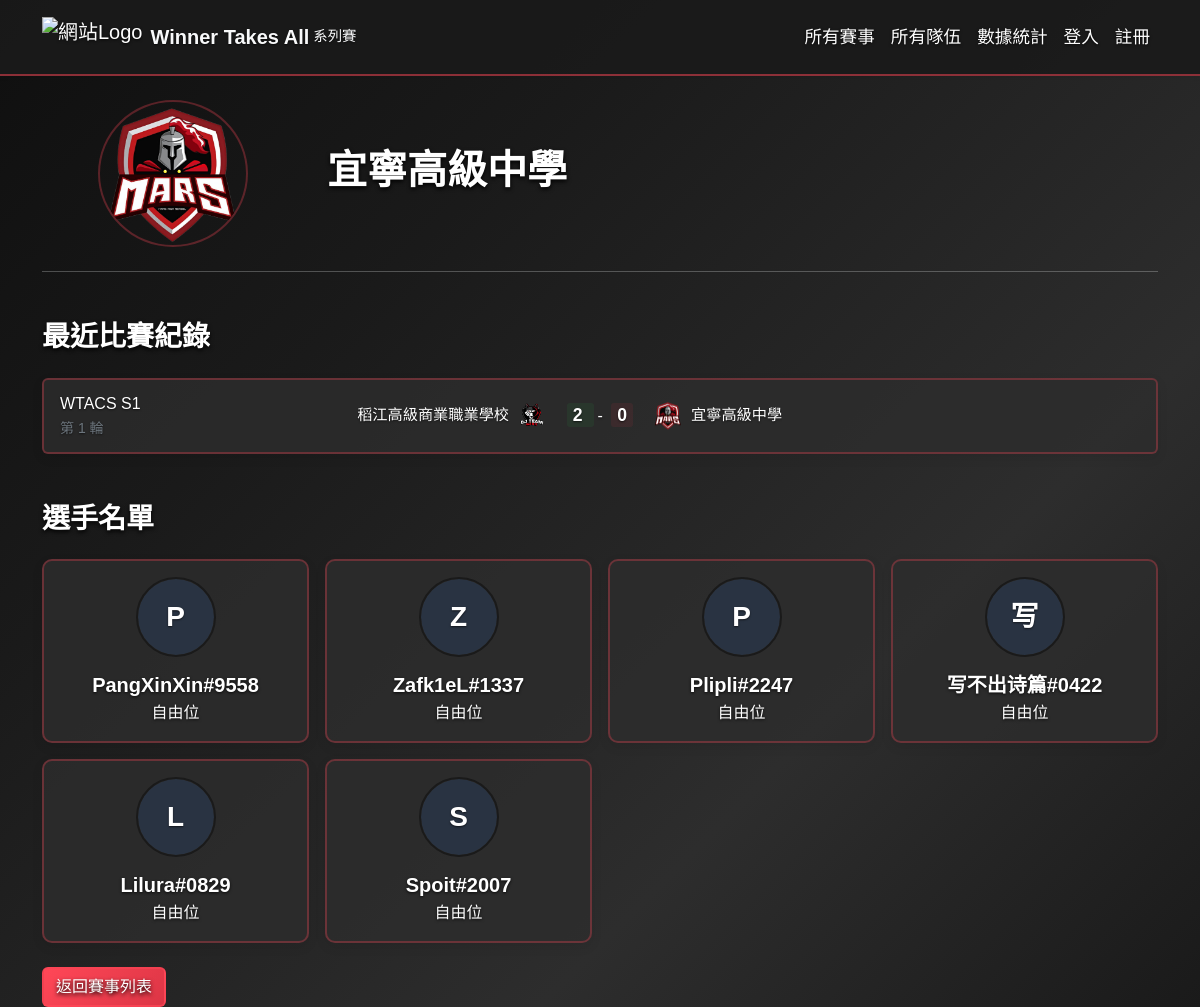
The page /teams/28/ on the database as committed earlier.
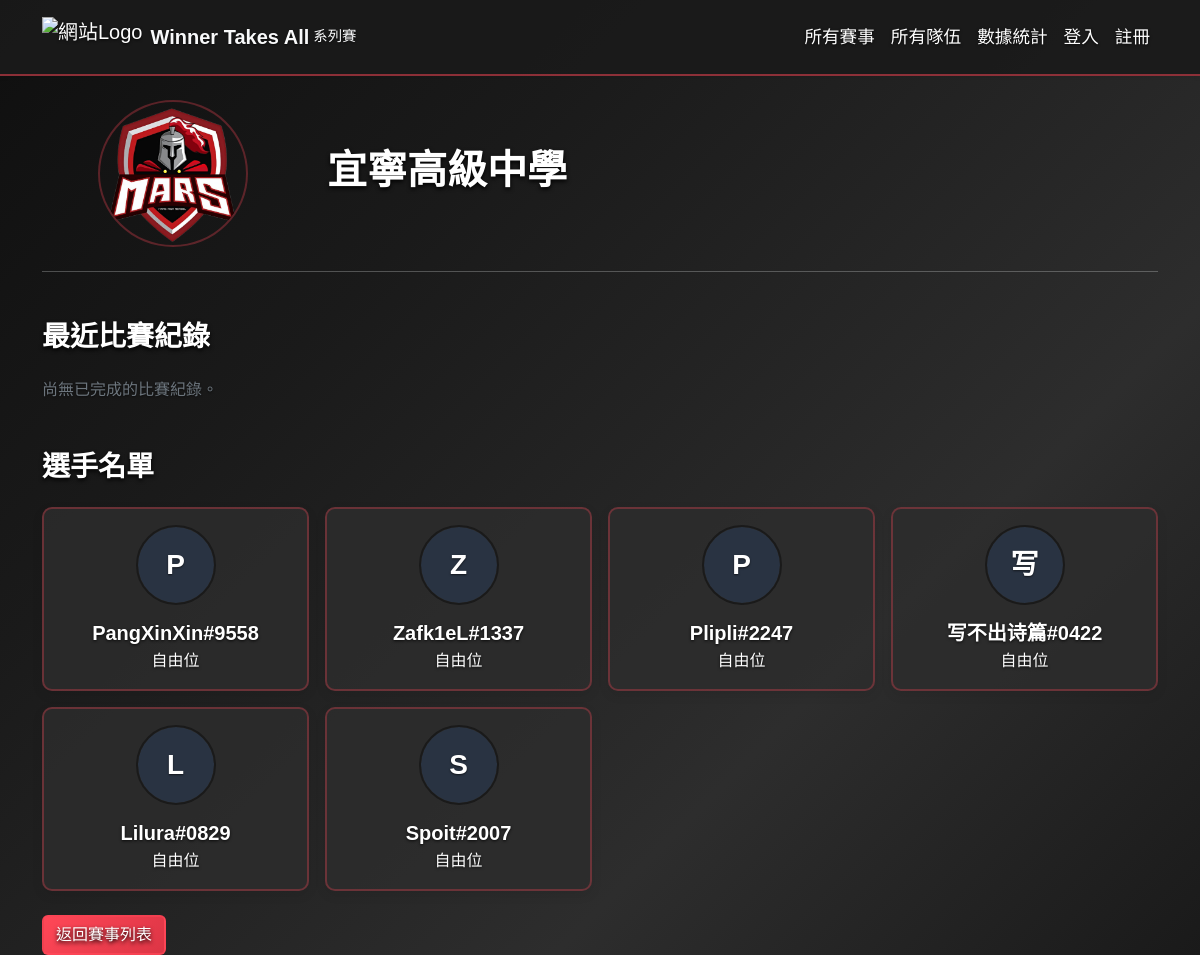
The same page on the database as committed later.
### tournaments/models.py (models this page shows, shortened)
class Match(models.Model):
    tournament = models.ForeignKey(Tournament, on_delete=models.CASCADE, related_name='matches', verbose_name="所屬賽事")
    round_number = models.PositiveIntegerField(verbose_name="比賽輪次")
    map = models.CharField(max_length=100, blank=True, null=True, verbose_name="地圖")
    team1 = models.ForeignKey(Team, on_delete=models.SET_NULL, null=True, related_name='matches_as_team1', verbose_name="隊伍一")
    team2 = models.ForeignKey(Team, on_delete=models.SET_NULL, null=True, related_name='matches_as_team2', verbose_name="隊伍二")
    team1_score = models.PositiveIntegerField(default=0, verbose_name="隊伍一得分")
    team2_score = models.PositiveIntegerField(default=0, verbose_name="隊伍二得分")
    winner = models.ForeignKey(Team, on_delete=models.SET_NULL, null=True, blank=True, related_name='won_matches', verbose_name="勝者")
    match_time = models.DateTimeField(null=True, blank=True, verbose_name="預計比賽時間")
    status = models.CharField(
        max_length=10,
        choices=[('scheduled', '尚未開始'), ('completed', '已結束')],
        default='scheduled',
        verbose_name="比賽狀態"
    )
    is_lower_bracket = models.BooleanField(default=False, verbose_name="是否為敗部賽")

class Tournament(models.Model):
    class Format(models.TextChoices):
        SINGLE_ELIMINATION = 'single_elimination', '單敗淘汰'
        DOUBLE_ELIMINATION = 'double_elimination', '雙敗淘汰'
        ROUND_ROBIN = 'round_robin', '分組循環'
        SWISS = 'swiss', '瑞士輪'
    name = models.CharField(max_length=200, verbose_name="賽事名稱")
    game = models.CharField(max_length=100, verbose_name="遊戲名稱")
    start_date = models.DateTimeField(default=timezone.now, verbose_name="報名開始日期")
    end_date = models.DateTimeField(verbose_name="賽事結束日期")
    rules = models.TextField(verbose_name="賽事規章")
    status = models.CharField(
        max_length=10,
        choices=[('upcoming', '尚未開始'), ('ongoing', '進行中'), ('finished', '已結束')],
        default='upcoming',
        verbose_name="賽事狀態"
    )
    participants = models.ManyToManyField('Team', related_name='tournaments', blank=True, verbose_name="參賽隊伍")
    format = models.CharField(
        max_length=20,
        choices=Format.choices,
        default=Format.SINGLE_ELIMINATION,
        verbose_name="賽制"
    )

class Team(models.Model):
    name = models.CharField(max_length=100, unique=True, verbose_name="隊伍名稱")
    logo = models.ImageField(upload_to='team_logos/', null=True, blank=True, verbose_name="隊伍Logo")

class Player(models.Model):
    nickname = models.CharField(max_length=100, verbose_name="遊戲內暱稱")
    team = models.ForeignKey(Team, on_delete=models.CASCADE, related_name='players', verbose_name="所屬隊伍")
    avatar = models.ImageField(upload_to='player_avatars/', null=True, blank=True, verbose_name="選手頭像")
    role = models.CharField(
        max_length=20,
        choices=PLAYER_ROLES,
        default='Flex',
        verbose_name='角色定位'
    )

### tournaments/views.py (the view)
# urls.py: path('teams/<int:pk>/', views.team_detail, name='team_detail'), # 網址用複數 teams 較符合慣例
def team_detail(request, pk):
    team = get_object_or_404(Team, pk=pk)
    players = team.players.all()
    match_history = Match.objects.filter(
        Q(team1=team) | Q(team2=team),
        status='completed' # 只顯示已完成的比賽
    ).select_related('team1', 'team2', 'tournament').order_by('-match_time')
    context = {
        'team': team,
        'players': players,
        'match_history': match_history, # 將歷史戰績傳給模板
    }
    return render(request, 'tournaments/team_detail.html', context)

### tournaments/templates/tournaments/team_detail.html (shortened to what the changed rows need)
{% extends 'tournaments/base.html' %}
{% block content %}
    <div class="row align-items-center mb-4">
        <div class="col-md-9">
            <h1>{{ team.name }}</h1>
        </div>
    </div>
<div class="match-history-list" id="match-history-container">
    {% for match in match_history %}
        <div class="match-history-item card card-body mb-2 {% if forloop.counter > 4 %}is_hidden{% endif %}">
            <div class="row align-items-center g-0 text-center text-sm-start">
                <div class="col-12 col-sm-3 text-secondary mb-2 mb-sm-0">
                    <div>{{ match.tournament.name }}</div>
                    <small>第 {{ match.round_number }} 輪</small>
                </div>
                <div class="col-12 col-sm-6">
                    <div class="row align-items-center g-0">
                        <div class="col-5 d-flex justify-content-end align-items-center pe-2">
                            <span class="team-name d-none d-md-inline-block me-2">{{ match.team1.name }}</span>
                            {% if match.team1.logo %}
                            <img src="{{ match.team1.logo.url }}" class="match-history-logo" alt="{{ match.team1.name }}">
                            {% else %}
                            <div class="match-history-logo no-logo-placeholder-sm bg-secondary text-white-50 d-flex align-items-center justify-content-center">
                                {{ match.team1.name|slice:":1" }}
                            </div>
                            {% endif %}
                        </div>
                        <div class="col-2 text-center px-0">
                            <span class="match-score {% if match.winner == match.team1 %}score-win{% else %}score-lose{% endif %}">
                                {{ match.team1_score }}
                            </span>
                            <span class="mx-1">-</span>
                            <span class="match-score {% if match.winner == match.team2 %}score-win{% else %}score-lose{% endif %}">
                                {{ match.team2_score }}
                            </span>
                        </div>
                        <div class="col-5 d-flex align-items-center ps-2">
                            {% if match.team2.logo %}
                            <img src="{{ match.team2.logo.url }}" class="match-history-logo" alt="{{ match.team2.name }}">
                            {% else %}
                            <div class="match-history-logo no-logo-placeholder-sm bg-secondary text-white-50 d-flex align-items-center justify-content-center">
                                {{ match.team2.name|slice:":1" }}
                            </div>
                            {% endif %}
                            <span class="team-name d-none d-md-inline-block ms-2">{{ match.team2.name }}</span>
                        </div>
                    </div>
                </div>
            </div>
        </div>
    {% empty %}
        <p class="text-secondary">尚無已完成的比賽紀錄。</p>
    {% endfor %}
</div>
<div class="row row-cols-1 row-cols-sm-2 row-cols-md-3 row-cols-lg-4 g-3">
    {% for player in players %}
        <div class="col">
            <a href="{% url 'player_detail' pk=player.pk %}" class="text-decoration-none">
                <div class="card h-100 player-card text-center">
                    <div class="card-body d-flex flex-column justify-content-center align-items-center p-3">
                        <div class="player-avatar-wrapper mb-3">
                            {% if player.avatar %}
                                <img src="{{ player.avatar.url }}" alt="{{ player.nickname }} Avatar">
                            {% else %}
                                <div class="player-avatar-placeholder bg-primary bg-opacity-10 text-primary d-flex align-items-center justify-content-center rounded-circle">
                                    <span class="fw-bold fs-3">{{ player.nickname|slice:":1" }}</span>
                                </div>
                            {% endif %}
                        </div>
                        <h5 class="card-title mb-1">{{ player.nickname }}</h5>
                        <p class="card-text text-secondary mb-0">
                            {% if player.get_role_display %}
                                {{ player.get_role_display }}
                            {% else %}
                                未設定角色
                            {% endif %}
                        </p>
                    </div>
                </div>
            </a>
        </div>
    {% empty %}
        <div class="col-12">
            <p class="text-secondary">目前尚無選手資料。</p>
        </div>
    {% endfor %}
</div>
{% endblock %}

Rows that differ between the two databases and show on the page:
removed Match: tournament.name "WTACS S1", round_number "1", team1.name "稻江高級商業職業學校", team1.logo (picture), team1_score "2", team2_score "0", team2.logo (picture), team2.name "宜寧高級中學"
Other text that changed with them:
text now shown: "尚無已完成的比賽紀錄。"
